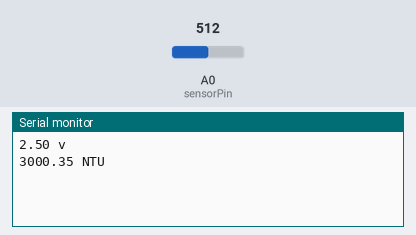
A sketch run on a simulated Arduino Uno, built with avr-gcc and run on an emulated ATmega328P. On the bench: the last lines printed to the serial monitor. The inputs (shaded band) are chosen by the test bench; at power-on: A0 (sensorPin) = 512.

Above: at 1.2 s.
1.3 s: A0 (sensorPin) set to 716
At 2.6 s:
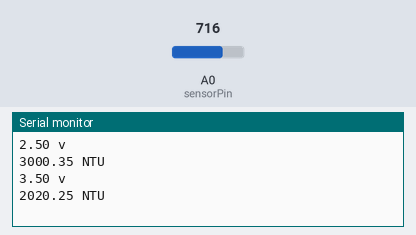
2.8 s: A0 (sensorPin) set to 810
At 5.3 s:
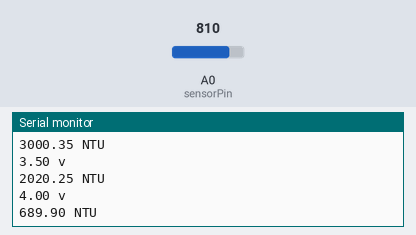
Timing chart, 0 to 6.8 s (numbered marks = the images above; inputs shaded):
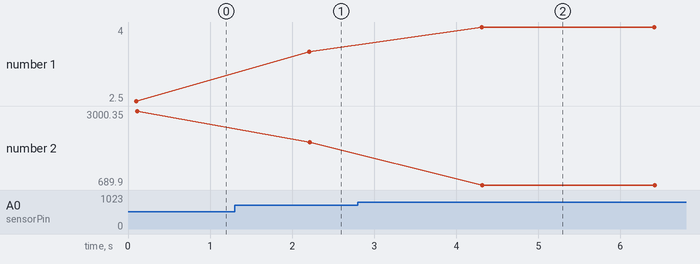

Measured:
- after the input at 1.3 s, the serial monitor: prints a new line after 0.91 s (image 1)
- after the input at 2.8 s, the serial monitor: prints a new line after 1.5 s (image 2)
- plotted number 1: 2.5 → 3.5 after the input at 1.3 s, 3.5 → 4 after the input at 2.8 s
- plotted number 2: 3000.35 → 2020.25 after the input at 1.3 s, 2020.25 → 689.9 after the input at 2.8 s

The sketch:

Turbidity.ino
```cpp
int sensorPin = A0;
float volt;
float NTU;
void setup() {
Serial.begin(9600); // To use the Serial Monitor that reads NTU (Nephelometric Turbidity Units) of the water
}
void loop()
{
for (int i=0; i<800; i++)
{
int sensorvalue = analogRead(A0);
volt += sensorvalue * (5.0 / 1023.0); //Analog reading is changed to 0-1023 to voltage 0-5v.
}
volt = volt/800;
volt = round_to_dp(volt,1); //Volts are rounded.
if (volt >4.2){
NTU = 0;
}
else if(volt < 2.5){ //Prototype works only with values between 2.5v ~ 4.2v
NTU = 3000; //readings below 2.5v = 3000NTU
}else{
NTU = -1120.4*square(volt)+5742.3*volt-4352.9; // Calculate current NTU
}
Serial.print(volt); //Display voltage and NTU on the Serial Monitor
Serial.print(" v");
Serial.print("\n");
Serial.print(NTU);
Serial.print(" NTU");
Serial.println("\n");
delay(2000);
}
float round_to_dp( float in_value, int decimal_place
)
{
float multiplier = powf( 10.0f, decimal_place );
in_value = roundf( in_value * multiplier ) /
multiplier;
return in_value;
}
```
